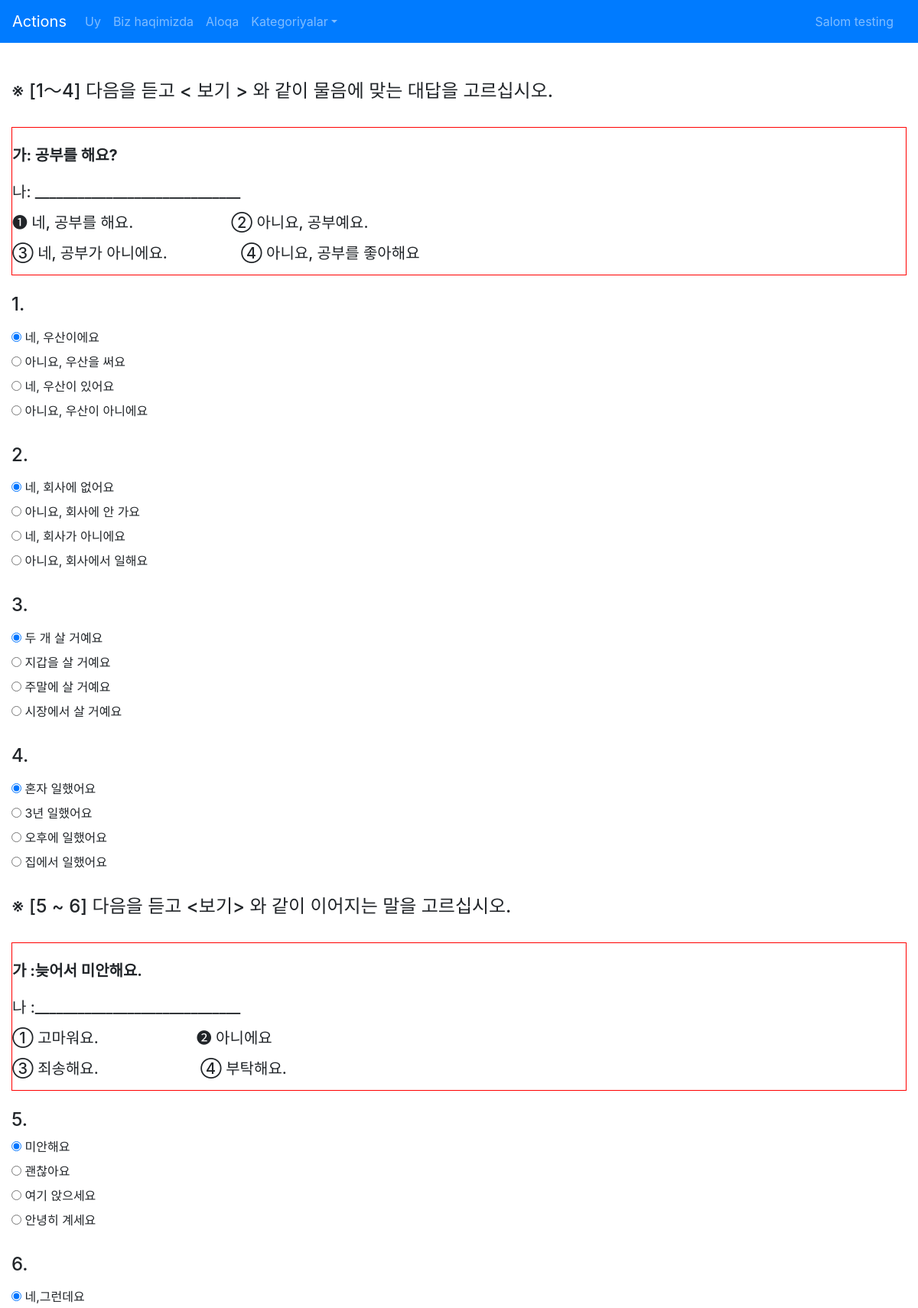
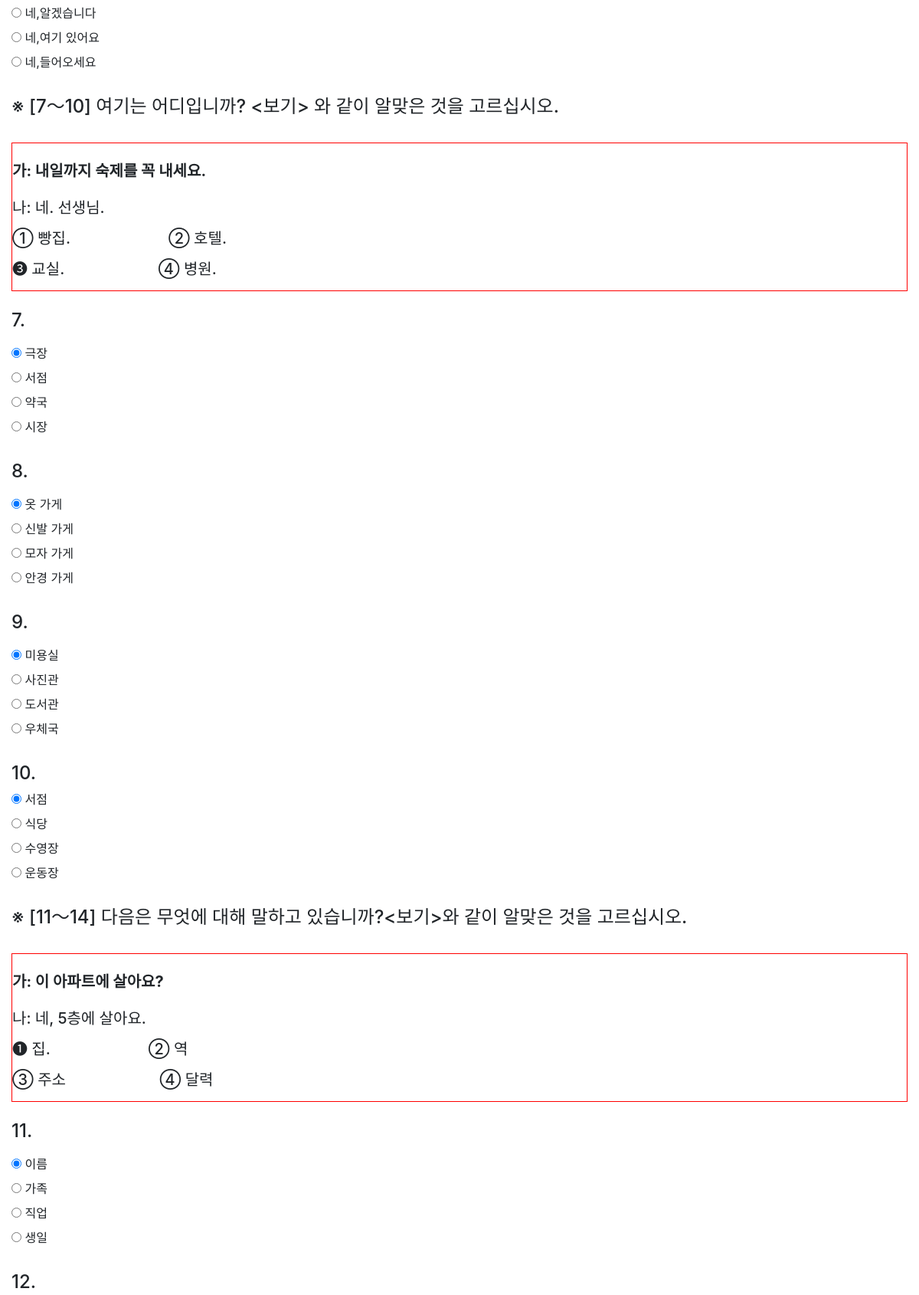
The page /exam_page/ (signed in, upper part) on the database its author committed (2 pictures, top to bottom).
### secondapp/models.py (models this page shows, shortened)
class PartQuestion(models.Model):
    parttitle=models.CharField(max_length=200)
    partdesc=models.CharField(max_length=1500,blank=True)
    digital=models.BooleanField(default=False)

class Question(models.Model):
    partquestion_id=models.ForeignKey(PartQuestion,on_delete=models.CASCADE)
    qname=RichTextUploadingField()
    qitem1=models.CharField(max_length=250,blank=True)
    qitem2=models.CharField(max_length=250,blank=True)
    qitem3=models.CharField(max_length=250,blank=True)
    qitem4=models.CharField(max_length=250,blank=True)
    answer=models.CharField(max_length=250,blank=True)

### secondapp/views.py (the view, shortened to what this page needs)
# urls.py: path('exam_page/',views.exam_page,name='exam_page'),
@login_required
def exam_page(request):
    data = Question.objects.all().order_by('partquestion_id')
    datapart=PartQuestion.objects.all().order_by('id')
    context = {'data': data,'datapart':datapart}
    return render(request, 'exam.html', context)

### secondapp/templatetags/question_tags.py (called while the page is built)
@register.inclusion_tag('secondapp/savollar.html')
def savollar(id):
    data = Question.objects.filter(partquestion_id__id=id)
    return {'data': data}

### template/exam.html (shortened to what this page needs)
{% extends 'base.html'%}
{% load static %}
{% load question_tags %}
{% block myblock %}
<div class="container-fluid ">
    <div class="row">
        <div class="col-md-12 py-5">
            <form action="" method="post">
                {% for j in datapart%}
                    <h4>{{j.parttitle}}</h4><br>
                    {% if j.partdesc %}
                       <div style="border: 1px solid red;"><h5>{{j.partdesc | safe}}</h5></div><br>
                    {% else %}
                    <div></div>
                    {% endif %}
                    {%  savollar id=j.id %}
                {% endfor %}
            </form>
        </div>
    </div>
</div>
{% endblock %}

### template/base.html (shortened to what this page needs)
<!DOCTYPE html>
{% load static %}
<html lang="en">
<head>
    <link rel="stylesheet" href="{% static 'bootstrap/css/bootstrap.min.css'%}">
    <link rel="stylesheet" href="https://stackpath.bootstrapcdn.com/font-awesome/4.7.0/css/font-awesome.min.css">
</head>
<body>
    <div class="container-fluid">
        <div class="row">
            <div class="col-md-12 px-0">
                <nav class="navbar navbar-expand bg-primary navbar-dark">
                    <a href="" class="navbar-brand">Actions</a>
                    <ul class="navbar-nav">
                        <li class="nav-item">
                            <a href="{% url 'home' %}" class='nav-link'>Uy</a>
                        </li>
                        <li class="nav-item">
                            <a href="{% url 'about' %}" class='nav-link'>Biz haqimizda</a>
                        </li>
                        <li class="nav-item">
                            <a href="{% url 'contact' %}" class='nav-link'>Aloqa</a>
                        </li>
                        <li class="nav-item dropdown">
                            <a href="" class="nav-link dropdown-toggle" data-toggle='dropdown'>Kategoriyalar</a>
                        </li>
                    </ul>
                    <ul class="navbar-nav ml-auto">
                        {% if user.is_authenticated %}
                        <li class="nav-item mr-2">
                            <a href="" class='nav-link'>Salom {{user.username}}</a>
                        </li>
                        {% endif %}
                    </ul>
                </nav>
            </div>
            <div class="col-md-12">
            </div>
        </div>
    </div>
    {% block myblock %}
    {% endblock %}
</body>
</html>

### secondapp/templates/secondapp/savollar.html
{% for i in data %}
    <h4>{{i.qname|safe}}</h4>
    <div class="radio">
        <label><input type="radio" value="{{i.qitem1}}" name="optradio{{i.id}}" checked> {{i.qitem1|safe}}</label>
    </div>
    <div class="radio">
        <label><input type="radio" value="{{i.qitem2}}" name="optradio{{i.id}}"> {{i.qitem2|safe}}</label>
    </div>
    <div class="radio">
        <label><input type="radio" value="{{i.qitem3}}" name="optradio{{i.id}}"> {{i.qitem3|safe}}</label>
    </div>
    <div class="radio">
        <label><input type="radio" value="{{i.qitem4}}" name="optradio{{i.id}}"> {{i.qitem4|safe}}</label>
    </div>
    <br>
{% endfor%}

### rows shown on the page
PartQuestion: parttitle "※ [1～4] 다음을 듣고 < 보기 > 와 같이 물음에 맞는 대답을 고르십시오.", partdesc "가: 공부를 해요? 나: _____________________________ ❶ 네, 공부를 해요. ② 아니요, 공부예요. ③ 네, 공부가 아니에요. ④ 아니요, 공부를 좋아해요"
Question: qname "1.", qitem1 "네, 우산이에요", qitem2 "아니요, 우산을 써요", qitem3 "네, 우산이 있어요", qitem4 "아니요, 우산이 아니에요"
Question: qname "2.", qitem1 "네, 회사에 없어요", qitem2 "아니요, 회사에 안 가요", qitem3 "네, 회사가 아니에요", qitem4 "아니요, 회사에서 일해요"
Question: qname "3.", qitem1 "두 개 살 거예요", qitem2 "지갑을 살 거예요", qitem3 "주말에 살 거예요", qitem4 "시장에서 살 거예요"
Question: qname "4.", qitem1 "혼자 일했어요", qitem2 "3년 일했어요", qitem3 "오후에 일했어요", qitem4 "집에서 일했어요"
PartQuestion: parttitle "※ [5 ~ 6] 다음을 듣고 <보기> 와 같이 이어지는 말을 고르십시오.", partdesc "가 :늦어서 미안해요. 나 :_____________________________ ① 고마워요. ❷ 아니에요 ③ 죄송해요. ④ 부탁해요."
Question: qname "5.", qitem1 "미안해요", qitem2 "괜찮아요", qitem3 "여기 앉으세요", qitem4 "안녕히 계세요"
Question: qname "6.", qitem1 "네,그런데요", qitem2 "네,알겠습니다", qitem3 "네,여기 있어요", qitem4 "네,들어오세요"
PartQuestion: parttitle "※ [7～10] 여기는 어디입니까? <보기> 와 같이 알맞은 것을 고르십시오.", partdesc "가: 내일까지 숙제를 꼭 내세요. 나: 네. 선생님. ① 빵집. ② 호텔. ❸ 교실. ④ 병원."
Question: qname "7.", qitem1 "극장", qitem2 "서점", qitem3 "약국", qitem4 "시장"
Question: qname "8.", qitem1 "옷 가게", qitem2 "신발 가게", qitem3 "모자 가게", qitem4 "안경 가게"
Question: qname "9.", qitem1 "미용실", qitem2 "사진관", qitem3 "도서관", qitem4 "우체국"
Question: qname "10.", qitem1 "서점", qitem2 "식당", qitem3 "수영장", qitem4 "운동장"
PartQuestion: parttitle "※ [11～14] 다음은 무엇에 대해 말하고 있습니까?<보기>와 같이 알맞은 것을 고르십시오.", partdesc "가: 이 아파트에 살아요? 나: 네, 5층에 살아요. ❶ 집. ② 역 ③ 주소 ④ 달력"
Question: qname "11.", qitem1 "이름", qitem2 "가족", qitem3 "직업", qitem4 "생일"
Question: qname "12."

### other values the page prints
{{ user.username }} "testing"
